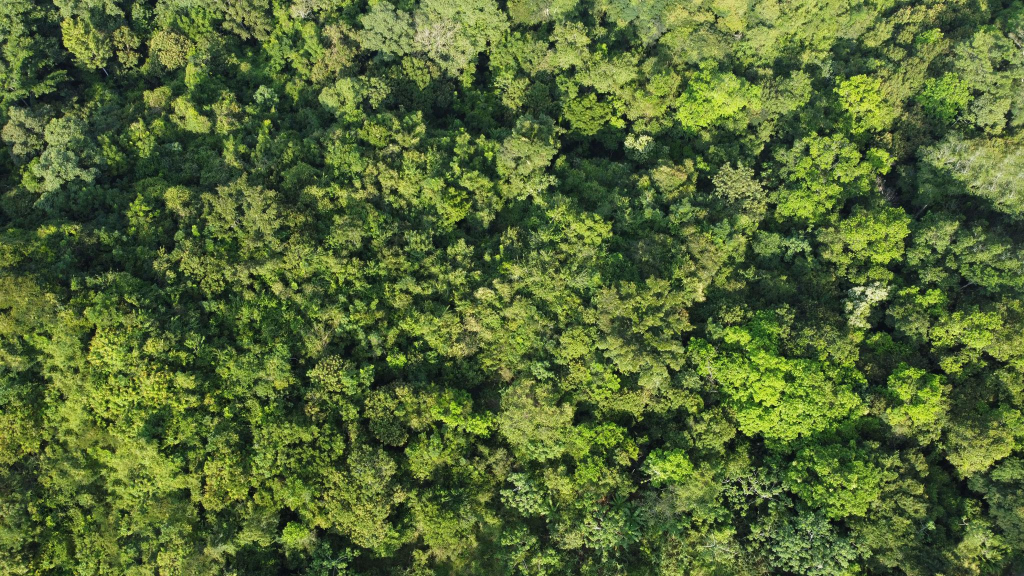
#> input picture data/raw/drone/normal_forest/forest1.jfif, 2048 x 1152 px, found by its file name (shown at 1/2 size)
$ python gemini.py
#> lines starting #> are read from the running program, lines starting #| are printed output that depends on the picture; after the words box and inside, x2 and y2 are one past the last pixel; in counts of white or black regions, pixels touching at a corner belong together
import cv2
import numpy as np

# Load your 'Green Forest' image
data= r"D:\Vish\AI_agent\Forest\data\raw\drone\normal_forest\forest1.jfif"
img = cv2.imread(data)
#> img is the input picture: shape (1152, 2048, 3); mean B, G, R 52.5, 103.8, 85.3

# 1. Simulate a logging road (Brown line)
cv2.line(img, (0, 10000), (4000, 3000), (42, 62, 85), 10) # BGR for brown-ish soil

# 2. Simulate a clear-cut patch
overlay = img.copy()
cv2.circle(overlay, (25, 25), 50, (3, 5, 7), -1)
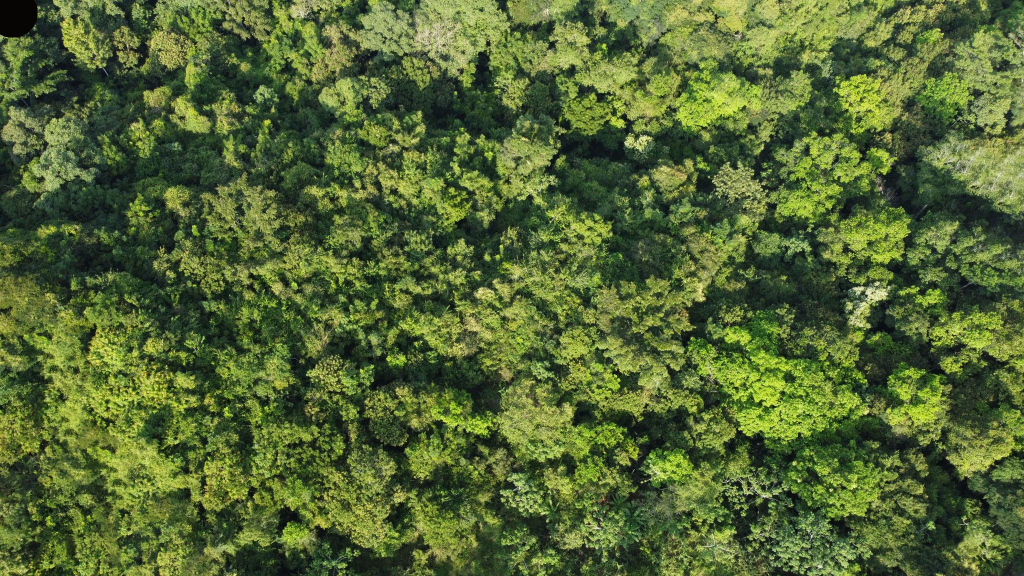
#> overlay: shape (1152, 2048, 3) (shown at 1/2 size); 0.21% of pixels changed, all inside (x1, y1, x2, y2) = (0, 0, 76, 76)
cv2.addWeighted(overlay, 0.7, img, 0.3, 0, img)
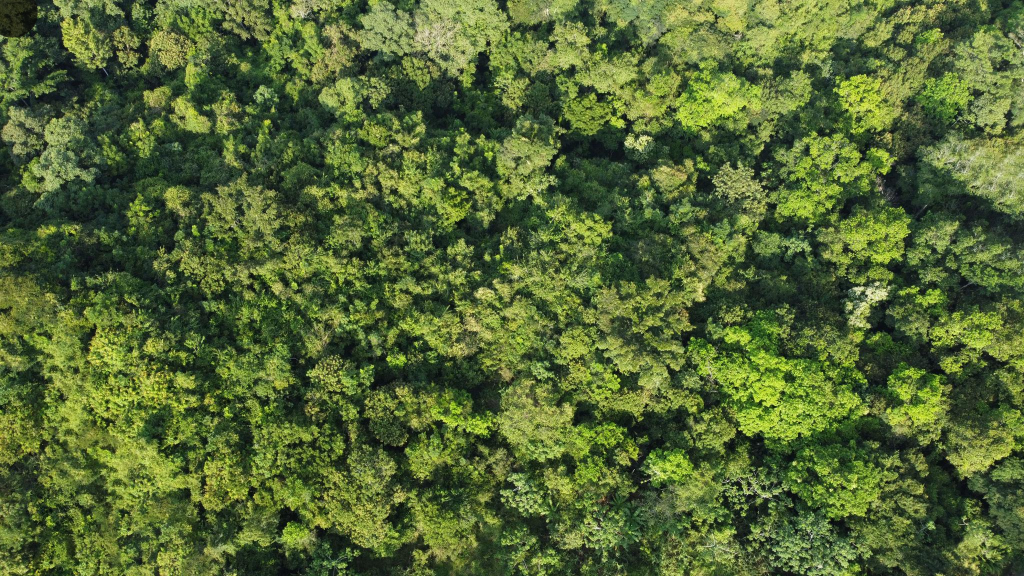
#> img: shape (1152, 2048, 3) (shown at 1/2 size); 0.21% of pixels changed, all inside (x1, y1, x2, y2) = (0, 0, 76, 76)

cv2.imwrite('forest_after_2.jpg', img)

$ run again, with data/raw/drone/normal_forest/forest2.jfif copied over data/raw/drone/normal_forest/forest1.jfif
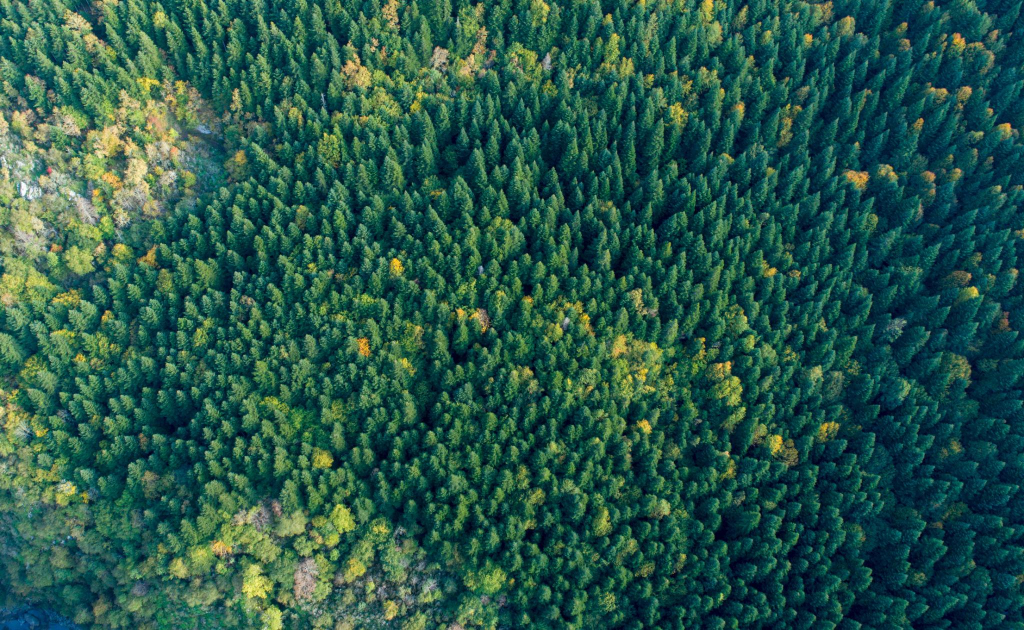
#> input picture data/raw/drone/normal_forest/forest2.jfif, 2048 x 1260 px, found by its file name (shown at 1/2 size)
#> img is the input picture: shape (1260, 2048, 3); mean B, G, R 73.3, 87, 40.4
#> `cv2.circle(overlay, (25, 25), 50, (3, 5, 7), -1)`:
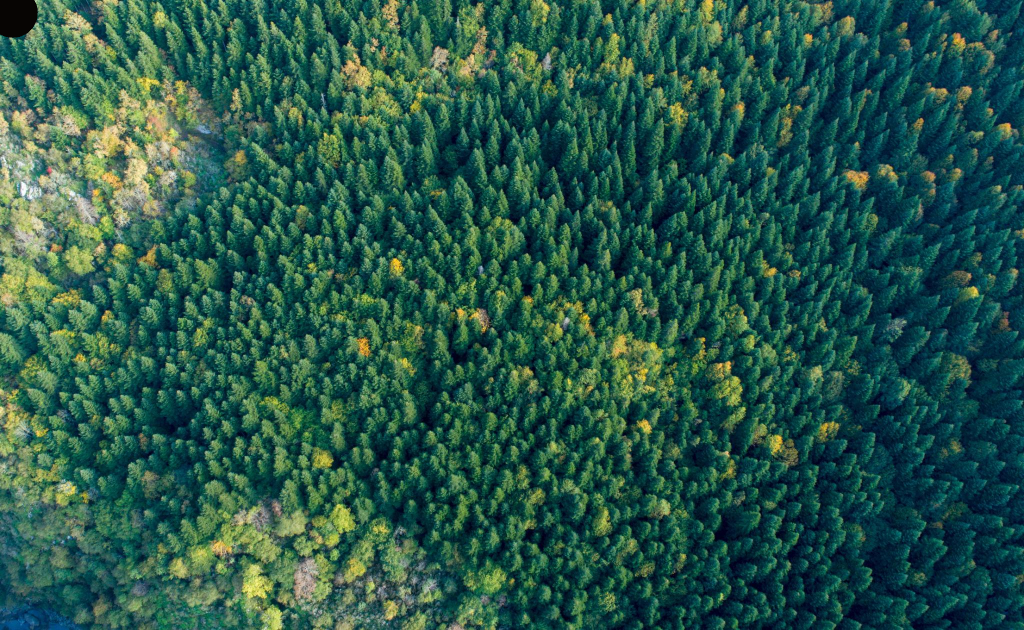
#> overlay: shape (1260, 2048, 3) (shown at 1/2 size); 0.2% of pixels changed, all inside (x1, y1, x2, y2) = (0, 0, 76, 76)
#> `cv2.addWeighted(overlay, 0.7, img, 0.3, 0, img)`:
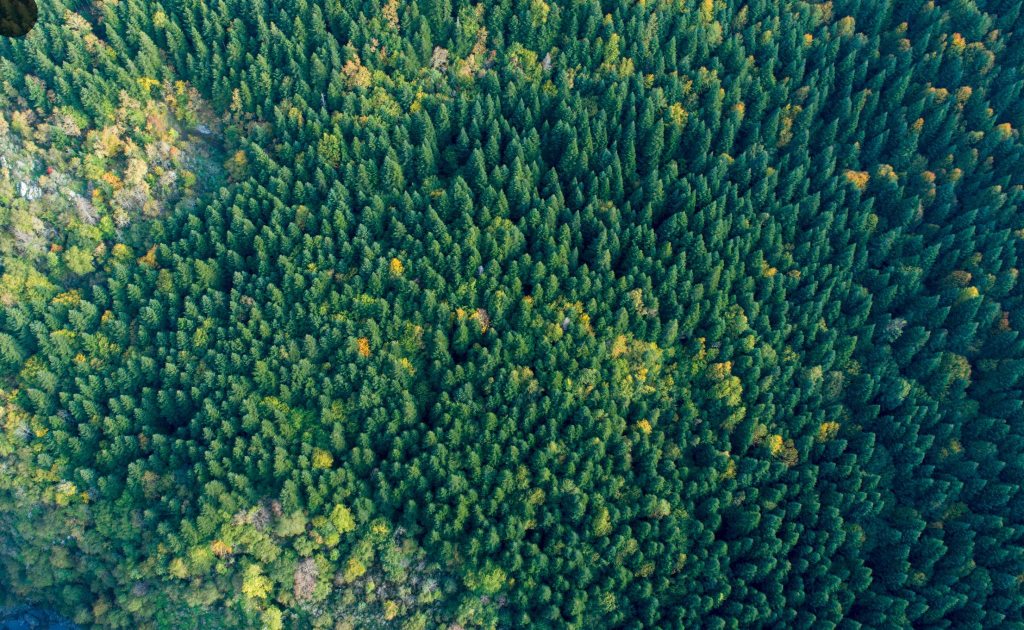
#> img: shape (1260, 2048, 3) (shown at 1/2 size); 0.2% of pixels changed, all inside (x1, y1, x2, y2) = (0, 0, 76, 76)

$ run again, with data/raw/drone/normal_forest/forest3.jfif copied over data/raw/drone/normal_forest/forest1.jfif
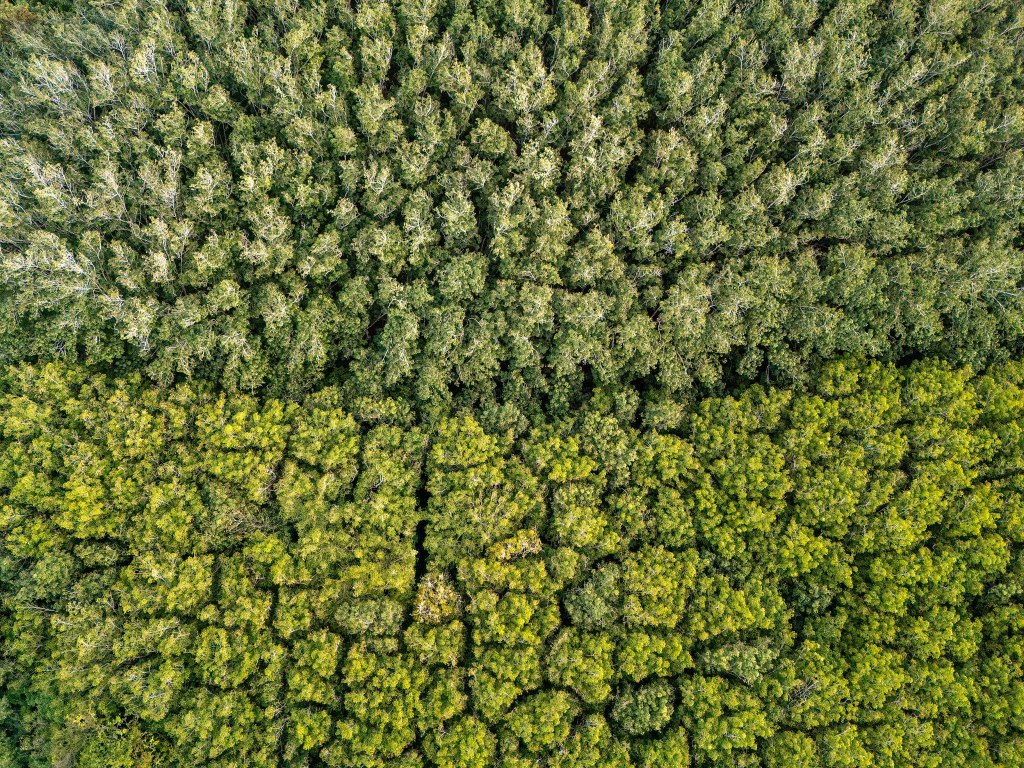
#> input picture data/raw/drone/normal_forest/forest3.jfif, 2048 x 1536 px, found by its file name (shown at 1/2 size)
#> img is the input picture: shape (1536, 2048, 3); mean B, G, R 54.8, 113.5, 104.2
#> `cv2.circle(overlay, (25, 25), 50, (3, 5, 7), -1)`:
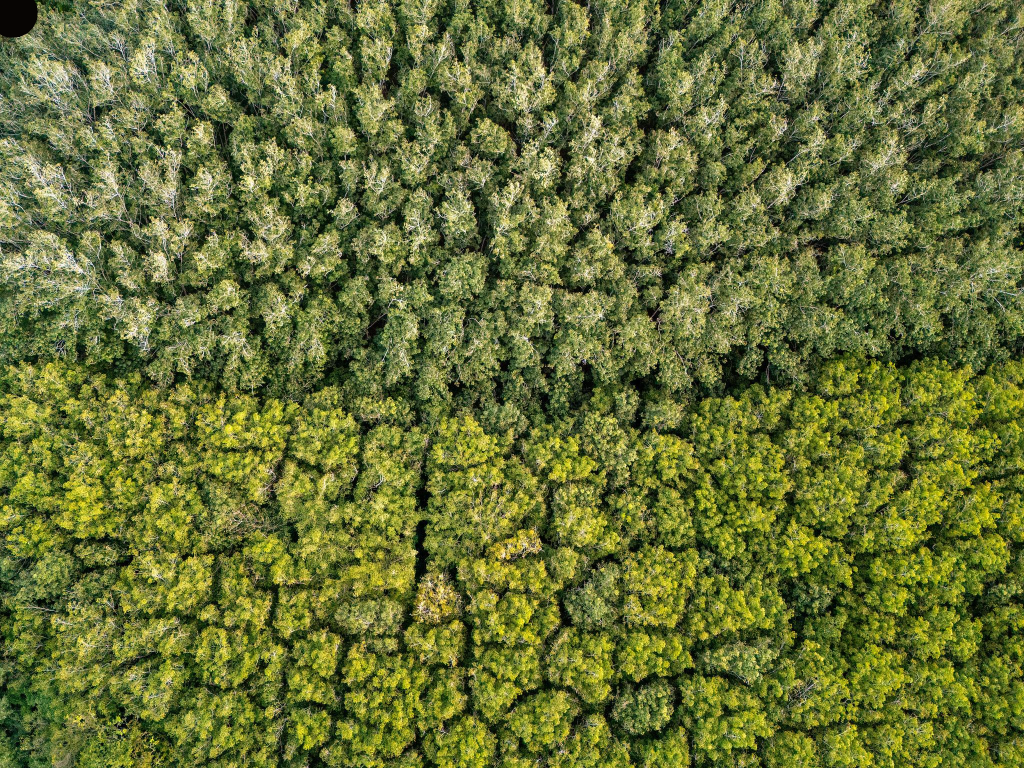
#> overlay: shape (1536, 2048, 3) (shown at 1/2 size); 0.16% of pixels changed, all inside (x1, y1, x2, y2) = (0, 0, 76, 76)
#> `cv2.addWeighted(overlay, 0.7, img, 0.3, 0, img)`:
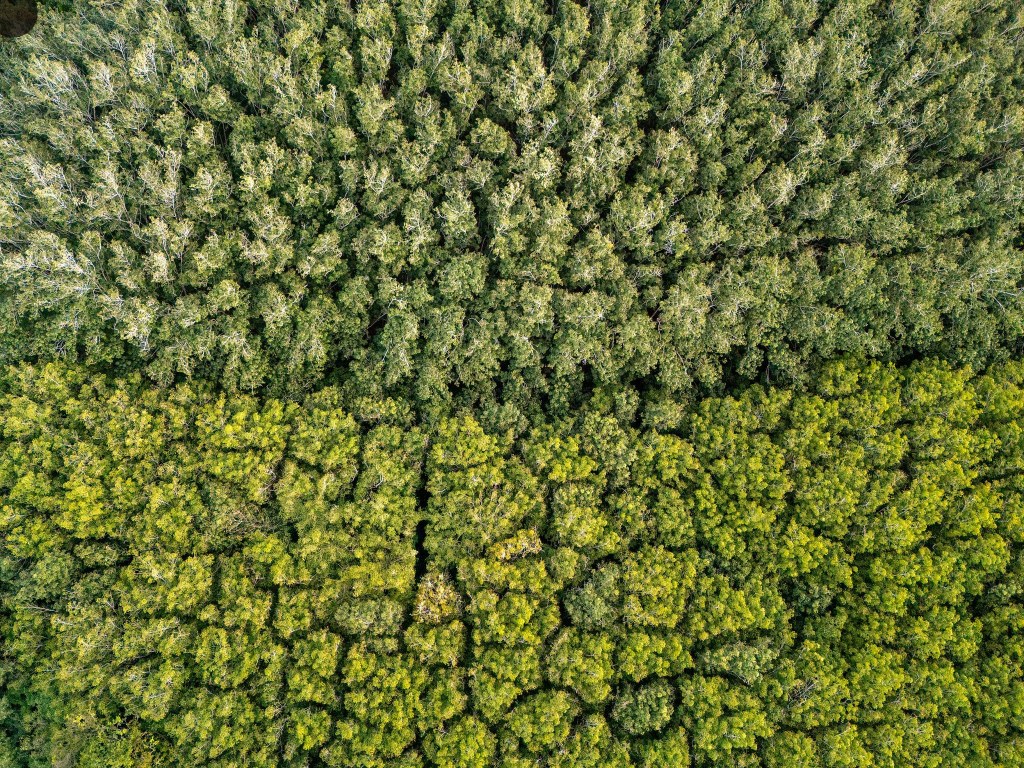
#> img: shape (1536, 2048, 3) (shown at 1/2 size); 0.16% of pixels changed, all inside (x1, y1, x2, y2) = (0, 0, 76, 76)

$ run again, with data/raw/drone/normal_forest/forest4.jfif copied over data/raw/drone/normal_forest/forest1.jfif
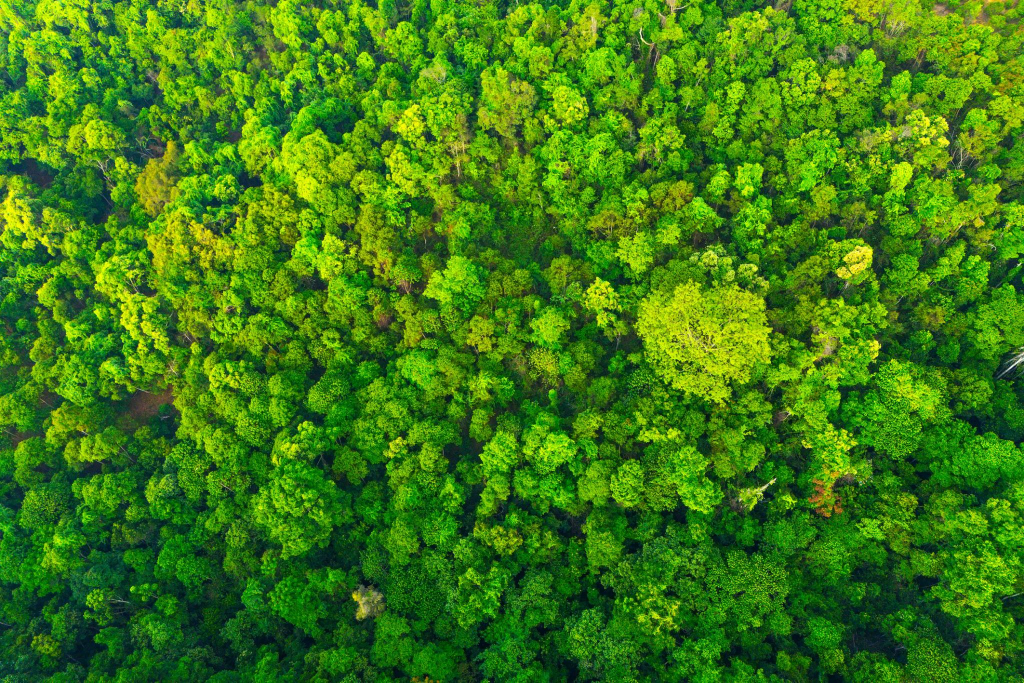
#> input picture data/raw/drone/normal_forest/forest4.jfif, 2048 x 1365 px, found by its file name (shown at 1/2 size)
#> img is the input picture: shape (1365, 2048, 3); mean B, G, R 20.2, 123.6, 62.8
#> `cv2.circle(overlay, (25, 25), 50, (3, 5, 7), -1)`:
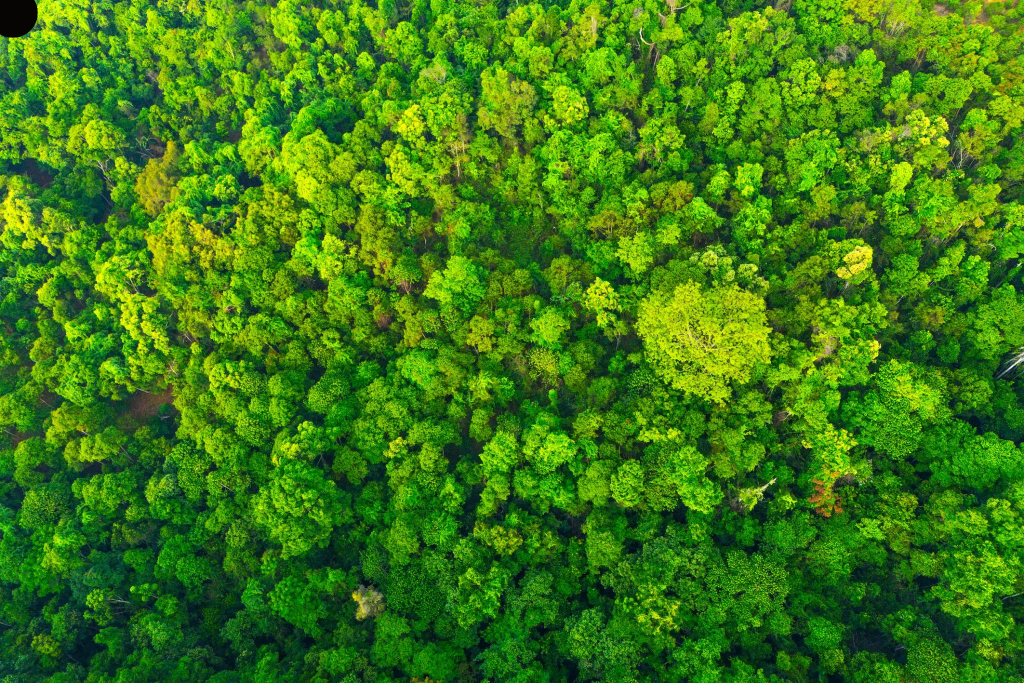
#> overlay: shape (1365, 2048, 3) (shown at 1/2 size); 0.18% of pixels changed, all inside (x1, y1, x2, y2) = (0, 0, 76, 76)
#> `cv2.addWeighted(overlay, 0.7, img, 0.3, 0, img)`:
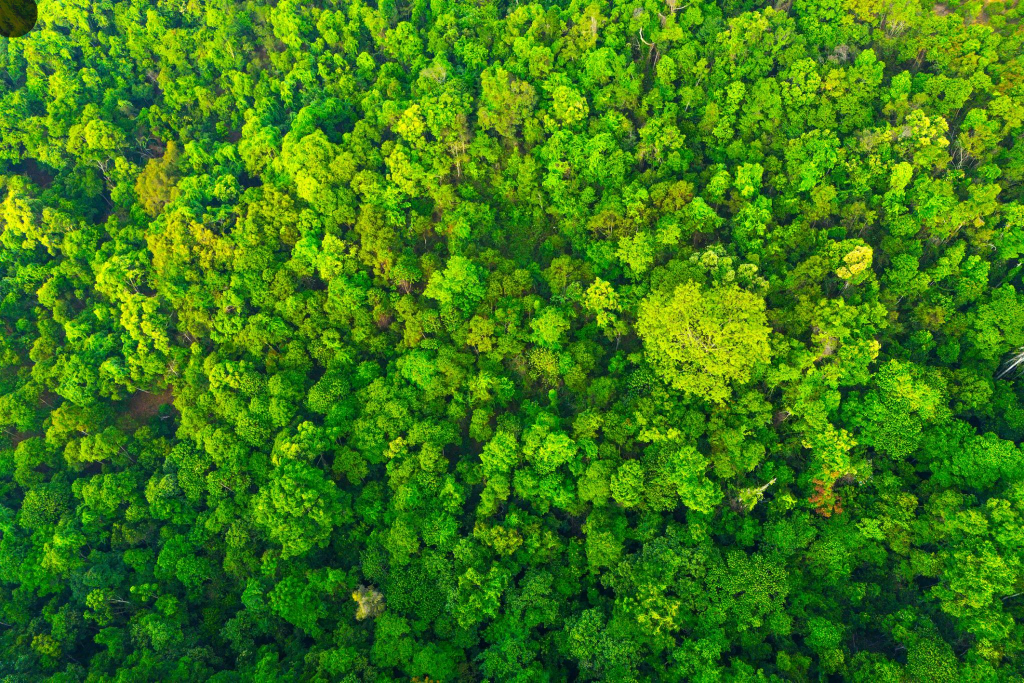
#> img: shape (1365, 2048, 3) (shown at 1/2 size); 0.18% of pixels changed, all inside (x1, y1, x2, y2) = (0, 0, 76, 76)
